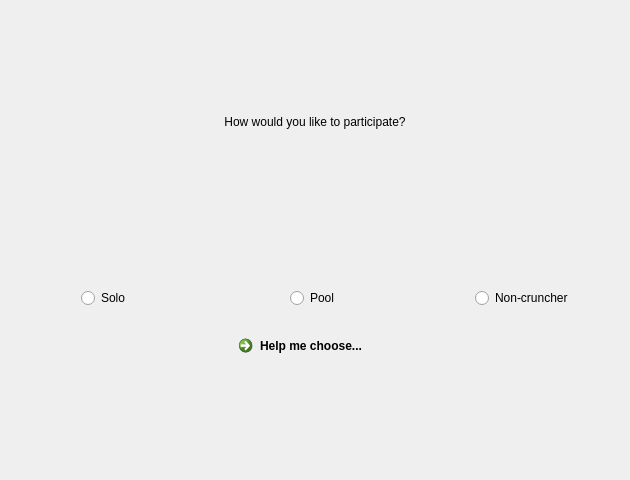
<?xml version="1.0" encoding="UTF-8"?>
<ui version="4.0">
 <class>ResearcherWizardModePage</class>
 <widget class="QWizardPage" name="ResearcherWizardModePage">
  <property name="geometry">
   <rect>
    <x>0</x>
    <y>0</y>
    <width>630</width>
    <height>480</height>
   </rect>
  </property>
  <property name="sizePolicy">
   <sizepolicy hsizetype="Expanding" vsizetype="Expanding">
    <horstretch>0</horstretch>
    <verstretch>0</verstretch>
   </sizepolicy>
  </property>
  <property name="windowTitle">
   <string>Select Researcher Mode</string>
  </property>
  <property name="title">
   <string/>
  </property>
  <property name="subTitle">
   <string/>
  </property>
  <layout class="QVBoxLayout" name="verticalLayout">
   <property name="spacing">
    <number>20</number>
   </property>
   <item>
    <spacer name="headerSpacer">
     <property name="orientation">
      <enum>Qt::Vertical</enum>
     </property>
     <property name="sizeType">
      <enum>QSizePolicy::Fixed</enum>
     </property>
     <property name="sizeHint" stdset="0">
      <size>
       <width>20</width>
       <height>20</height>
      </size>
     </property>
    </spacer>
   </item>
   <item alignment="Qt::AlignHCenter|Qt::AlignTop">
    <widget class="QLabel" name="gridcoinIconLabel">
     <property name="sizePolicy">
      <sizepolicy hsizetype="Fixed" vsizetype="Fixed">
       <horstretch>0</horstretch>
       <verstretch>0</verstretch>
      </sizepolicy>
     </property>
     <property name="minimumSize">
      <size>
       <width>64</width>
       <height>64</height>
      </size>
     </property>
     <property name="maximumSize">
      <size>
       <width>64</width>
       <height>64</height>
      </size>
     </property>
     <property name="text">
      <string/>
     </property>
     <property name="pixmap">
      <pixmap resource="../bitcoin.qrc">:/images/gridcoin</pixmap>
     </property>
     <property name="scaledContents">
      <bool>true</bool>
     </property>
    </widget>
   </item>
   <item alignment="Qt::AlignHCenter|Qt::AlignTop">
    <widget class="QLabel" name="titleLabel">
     <property name="text">
      <string>How would you like to participate?</string>
     </property>
     <property name="alignment">
      <set>Qt::AlignCenter</set>
     </property>
     <property name="margin">
      <number>1</number>
     </property>
    </widget>
   </item>
   <item>
    <spacer name="verticalSpacer">
     <property name="orientation">
      <enum>Qt::Vertical</enum>
     </property>
     <property name="sizeType">
      <enum>QSizePolicy::Expanding</enum>
     </property>
     <property name="sizeHint" stdset="0">
      <size>
       <width>0</width>
       <height>0</height>
      </size>
     </property>
    </spacer>
   </item>
   <item>
    <layout class="QGridLayout" name="modeLayout">
     <item row="1" column="0" alignment="Qt::AlignHCenter|Qt::AlignVCenter">
      <widget class="QRadioButton" name="soloRadioButton">
       <property name="text">
        <string>Solo</string>
       </property>
       <attribute name="buttonGroup">
        <string notr="true">modeButtonGroup</string>
       </attribute>
      </widget>
     </item>
     <item row="1" column="1" alignment="Qt::AlignHCenter|Qt::AlignVCenter">
      <widget class="QRadioButton" name="poolRadioButton">
       <property name="text">
        <string>Pool</string>
       </property>
       <attribute name="buttonGroup">
        <string notr="true">modeButtonGroup</string>
       </attribute>
      </widget>
     </item>
     <item row="0" column="0" alignment="Qt::AlignHCenter|Qt::AlignVCenter">
      <widget class="ClickLabel" name="soloIconLabel">
       <property name="text">
        <string/>
       </property>
       <property name="pixmap">
        <pixmap resource="../bitcoin.qrc">:/images/ic_solo_inactive</pixmap>
       </property>
       <property name="scaledContents">
        <bool>true</bool>
       </property>
      </widget>
     </item>
     <item row="0" column="1" alignment="Qt::AlignHCenter|Qt::AlignVCenter">
      <widget class="ClickLabel" name="poolIconLabel">
       <property name="text">
        <string/>
       </property>
       <property name="pixmap">
        <pixmap resource="../bitcoin.qrc">:/images/ic_pool_inactive</pixmap>
       </property>
       <property name="scaledContents">
        <bool>true</bool>
       </property>
      </widget>
     </item>
     <item row="0" column="2" alignment="Qt::AlignHCenter|Qt::AlignVCenter">
      <widget class="ClickLabel" name="noncruncherIconLabel">
       <property name="text">
        <string/>
       </property>
       <property name="pixmap">
        <pixmap resource="../bitcoin.qrc">:/images/ic_noncruncher_inactive</pixmap>
       </property>
       <property name="scaledContents">
        <bool>true</bool>
       </property>
      </widget>
     </item>
     <item row="1" column="2" alignment="Qt::AlignHCenter|Qt::AlignVCenter">
      <widget class="QRadioButton" name="noncruncherRadioButton">
       <property name="text">
        <string>Non-cruncher</string>
       </property>
       <attribute name="buttonGroup">
        <string notr="true">modeButtonGroup</string>
       </attribute>
      </widget>
     </item>
    </layout>
   </item>
   <item alignment="Qt::AlignHCenter">
    <widget class="QCommandLinkButton" name="detailLinkButton">
     <property name="text">
      <string>Help me choose...</string>
     </property>
    </widget>
   </item>
   <item>
    <spacer name="footerSpacer">
     <property name="orientation">
      <enum>Qt::Vertical</enum>
     </property>
     <property name="sizeHint" stdset="0">
      <size>
       <width>20</width>
       <height>40</height>
      </size>
     </property>
    </spacer>
   </item>
  </layout>
 </widget>
 <customwidgets>
  <customwidget>
   <class>ClickLabel</class>
   <extends>QLabel</extends>
   <header>clicklabel.h</header>
  </customwidget>
 </customwidgets>
 <resources>
  <include location="../bitcoin.qrc"/>
 </resources>
 <connections/>
 <buttongroups>
  <buttongroup name="modeButtonGroup"/>
 </buttongroups>
</ui>
